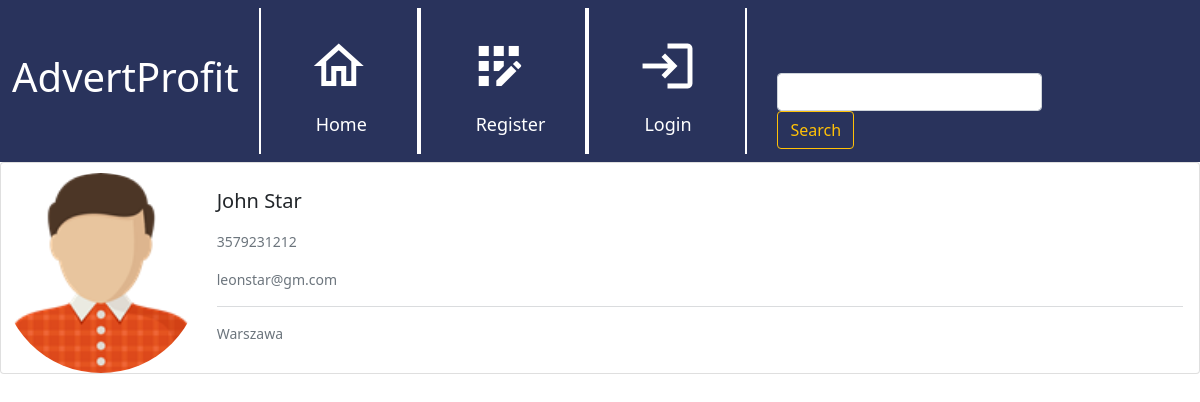
The app's page /members/showprofile/1, older data.
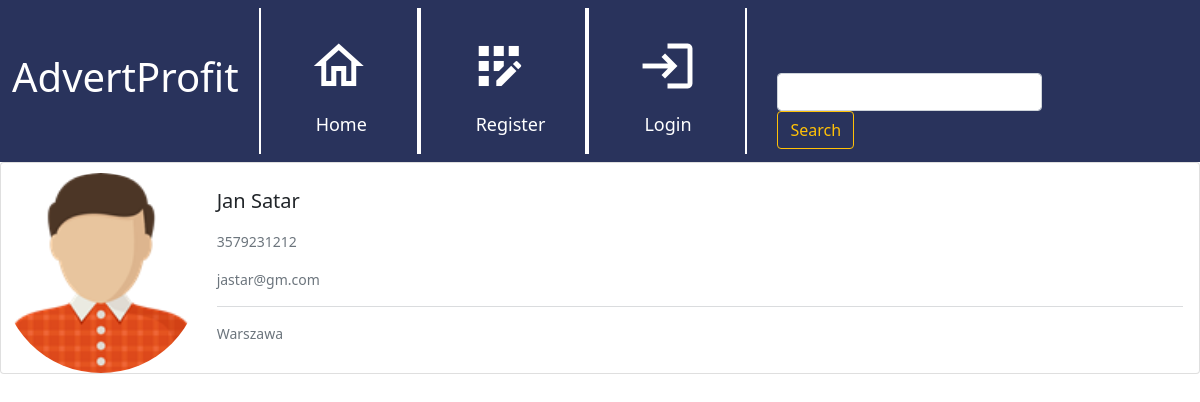
The same page, newer data.
### website/models.py (models this page shows, shortened)
class Profile(models.Model):
    user = models.OneToOneField(User, null=True, on_delete=models.CASCADE)
    name = models.CharField(max_length=40)
    surname = models.CharField(max_length=40)
    profile_picture = models.ImageField(null=True, blank=True, upload_to="images/profile/")
    phone = models.CharField(max_length=12, null=True, blank=True)
    email = models.EmailField(max_length=30, null=True, blank=True)
    city = models.CharField(max_length=255, null=True, blank=True)

### members/views.py (the view)
# urls.py: path('showprofile/<int:pk>', ShowProfile.as_view(), name="show_profile"),
class ShowProfile(generic.DetailView):
    model = Profile
    template_name = 'registration/show_profile.html'
    def get_context_data(self, *args, **kwargs):
        users = Profile.objects.all()
        context = super(ShowProfile, self).get_context_data(*args, **kwargs)
        page_user = get_object_or_404(Profile, id=self.kwargs['pk'])
        context["page_user"] = page_user
        return context

### members/templates/registration/show_profile.html
{% extends 'base.html' %}
{% load static %}
{% block content %}
    <div class="card mb-3" style="padding-top: 10px;">
        <div class="row g-0">
          <div class="col-md-2">
            {% if profile.profile_picture %}
              <img src="{{page_user.profile_picture.url}}" width=200 height=200 class="rounded-circle">
            {% else %}
              <img src="{% static 'images/man.png' %}" class="card-img">
            {% endif %}
          </div>
          <div class="col-md-10">
            <div class="card-body">
              <h5 class="card-title">{{page_user.name}} {{page_user.surname}}</h5>
              <p class="card-text">
                  <small class="text-muted">
                {% if page_user.phone %}
                  <p>{{page_user.phone}}</p>
                {% endif %}
                {% if page_user.email %}
                  <p>{{page_user.email}}</p>
                {% endif %}
                <hr>
              <p class="card-text">{{page_user.city}}</p>
            </div>
          </div>
        </div>
      </div>
{% endblock %}

### website/templates/base.html (shortened to what this page needs)
{% load static %}
<!DOCTYPE html>
<html lang="en">
  <head>
    <link href="https://cdn.jsdelivr.net/npm/bootstrap@5.0.0/dist/css/bootstrap.min.css" rel="stylesheet">
    <link rel="stylesheet" href="{% static 'css/style.css' %}">
  </head>
  <body>
  <nav class="navbar navbar-expand-lg navbar-light">
    <div class="container-fluid">
      <h1 style="padding-right:20px;">AdvertProfit</h1>
      <div class="collapse navbar-collapse" id="navbarNav">
        <ul class="navbar-nav">
          <li class="nav-item">
            <a class="nav-link active" aria-current="page" href="{% url 'home' %}"><span span id="navicon" class="material-icons-outlined">home</span></a>
            <p style="margin-left: 15px;">Home</p>
          </li>
          {% if user.is_authenticated %}
            {% if user.profile.id %}
              <li class="nav-item">
                <a class="nav-link" href="{% url 'add_advertisement' %}"><span id="navicon" class="material-icons-outlined">add</span></a>
                <p style="margin-left: 15px;">Add</p>
              </li>
              <li class="nav-item">
                <a class="nav-link" href="{% url 'update_profile_page' user.profile.id %}"><span id="navicon" class="material-icons-outlined" style="margin-left: 25px;">edit</span></a>
                <p style="margin-left: 5px;">Update Profile</p>
              </li>
              <li class="nav-item">
                <a class="nav-link" href="{% url 'show_profile' user.profile.id %}"><span id="navicon" class="material-icons-outlined" style="margin-left: 20px;">account_circle</span></a>
                <p style="margin-left: 5px;">Show Profile</p>
              </li>
            {% else %}
              <li class="nav-item">
                <a class="nav-link" href="{% url 'create_profile_page' %}"><span id="navicon" class="material-icons-outlined" style="margin-left: 25px;">create</span></a>
                <p style="margin-left: 5px;">Create Profile</p>
              </li>
            {% endif %}
            </li>
            <li class="nav-item">
              <a class="nav-link" href="{% url 'logout' %}"><span span id="navicon" class="material-icons-outlined">logout</span></a>
              <p style="margin-left: 15px;">Logout</p>
            </li>
          {% else %}
            <li class="nav-item">
              <a class="nav-link" href="{% url 'register' %}"><span id="navicon" class="material-icons-outlined">app_registration</span></a>
              <p style="margin-left: 15px;">Register</p>
            </li>
            <li class="nav-item">
              <a class="nav-link" href="{% url 'login' %}"><span id="navicon" class="material-icons-outlined">login</span></a>
              <p style="margin-left: 15px;">Login</p>
            </li>
          {% endif %}
        </ul>
        <form method="GET" style="padding-left: 30px; padding-top: 60px;">
          <input class="form-control me-2" type="text" name="title__icontains" id="id_title__icontains" placeholder="">
          <button class="btn btn-outline-warning" type="submit">Search</button>
        </form>
      </div>
    </div>
  </nav>
  {% block content %}
  {% endblock content %}
  </body>
</html>

### static/css/style.css (style rules this page uses)
.navbar.navbar-expand-lg.navbar-light { background-color:#29335C; color:white; }
.nav-item { color: white; font-size: 18px; padding-top:20px; padding-right:40px; padding-left:40px; border-right: 2px solid white; border-left: 2px solid white; }
#navicon { color:white; font-size:60px; }
.mb-3 { padding-top: 10px; }

Row changes from the older to the newer data that the page shows:
changed Profile "Warszawa": name "John" → "Jan"; surname "Star" → "Satar"; email "leonstar@gm.com" → "jastar@gm.com"
